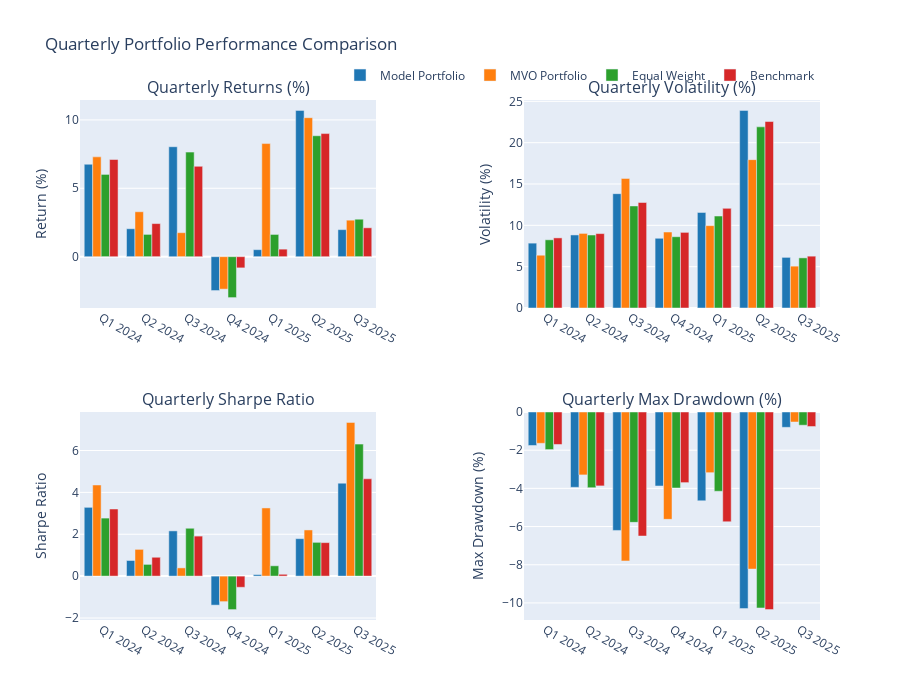

The cell this chart's notebook holds for it:
### Code cell
# Plotting
fig = make_subplots(
    rows=2, cols=2,
    subplot_titles=('Quarterly Returns (%)', 'Quarterly Volatility (%)', 
                   'Quarterly Sharpe Ratio', 'Quarterly Max Drawdown (%)'),
    vertical_spacing=0.2,
    horizontal_spacing=0.2
)

colors = ['#1f77b4', '#ff7f0e', '#2ca02c', '#d62728']
quarters = list(quarterly_comparison['Total Return (%)'].index)

# Plot quarterly returns
for i, portfolio in enumerate(portfolios.keys()):
    fig.add_trace(
        go.Bar(
            x=quarters,
            y=quarterly_comparison['Total Return (%)'][portfolio],
            name=portfolio,
            marker_color=colors[i],
            showlegend=True
        ),
        row=1, col=1
    )

for i, portfolio in enumerate(portfolios.keys()):
    fig.add_trace(
        go.Bar(
            x=quarters,
            y=quarterly_comparison['Volatility (%)'][portfolio],
            name=portfolio,
            marker_color=colors[i],
            showlegend=False
        ),
        row=1, col=2
    )

for i, portfolio in enumerate(portfolios.keys()):
    fig.add_trace(
        go.Bar(
            x=quarters,
            y=quarterly_comparison['Sharpe Ratio'][portfolio],
            name=portfolio,
            marker_color=colors[i],
            showlegend=False
        ),
        row=2, col=1
    )

for i, portfolio in enumerate(portfolios.keys()):
    fig.add_trace(
        go.Bar(
            x=quarters,
            y=quarterly_comparison['Max Drawdown (%)'][portfolio],
            name=portfolio,
            marker_color=colors[i],
            showlegend=False
        ),
        row=2, col=2
    )

fig.update_layout(
    title='Quarterly Portfolio Performance Comparison',
    height=700,
    showlegend=True,
    legend=dict(
        orientation="h",
        yanchor="bottom",
        y=1.02,
        xanchor="right",
        x=1
    )
)

# Update axes labels
fig.update_yaxes(title_text="Return (%)", row=1, col=1)
fig.update_yaxes(title_text="Volatility (%)", row=1, col=2)
fig.update_yaxes(title_text="Sharpe Ratio", row=2, col=1)
fig.update_yaxes(title_text="Max Drawdown (%)", row=2, col=2)

fig.show()

# Summary Statistics by Quarter
print("\n" + "="*60)
print("QUARTERLY PERFORMANCE SUMMARY")
print("="*60)

for quarter in quarters:
    print(f"\n{quarter}:")
    print("-" * 20)
    
    # Best performing portfolio this quarter
    quarter_returns = quarterly_comparison['Total Return (%)'].loc[quarter]
    best_return = quarter_returns.idxmax()
    print(f"Best Return: {best_return} ({quarter_returns[best_return]:.2f}%)")
    
    # Best Sharpe ratio this quarter
    quarter_sharpe = quarterly_comparison['Sharpe Ratio'].loc[quarter].dropna()
    if not quarter_sharpe.empty:
        best_sharpe = quarter_sharpe.idxmax()
        print(f"Best Sharpe: {best_sharpe} ({quarter_sharpe[best_sharpe]:.3f})")
    
    # Lowest volatility this quarter
    quarter_vol = quarterly_comparison['Volatility (%)'].loc[quarter].dropna()
    if not quarter_vol.empty:
        lowest_vol = quarter_vol.idxmin()
        print(f"Lowest Vol: {lowest_vol} ({quarter_vol[lowest_vol]:.2f}%)")

# Ranking Analysis
print("\n" + "="*60)
print("PORTFOLIO RANKINGS BY QUARTER")
print("="*60)

ranking_df = pd.DataFrame(index=quarters, columns=portfolios.keys())

for quarter in quarters:
    # Rank by quarterly returns (1 = best)
    quarter_returns = quarterly_comparison['Total Return (%)'].loc[quarter]
    ranks = quarter_returns.rank(ascending=False, method='min')
    ranking_df.loc[quarter] = ranks

print("\nRanking by Quarterly Returns (1=Best, 4=Worst):")
print(ranking_df.astype(int))

# Average ranking
avg_ranking = ranking_df.mean().sort_values()
print(f"\nAverage Ranking Across All Quarters:")
print("-" * 40)
for portfolio, avg_rank in avg_ranking.items():
    print(f"{portfolio}: {avg_rank:.2f}")

# Win rate analysis
print(f"\nQuarterly Win Rate (% of quarters ranked #1):")
print("-" * 45)
for portfolio in portfolios.keys():
    win_rate = (ranking_df[portfolio] == 1).sum() / len(quarters) * 100
    print(f"{portfolio}: {win_rate:.1f}%")

# Save the plot to a file
fig.write_html(f'{output_dir}/Others/{model_type}/{train_type}/QoQ_performance_{model_type}_run_{run_no}.html')
fig.write_image(f'{output_dir}/Others/{model_type}/{train_type}/QoQ_performance_{model_type}_run_{run_no}.png')

### Figure 1 — Plotly figure (JSON) as saved in the notebook; plotly's stock layout.template omitted (floating-point values rounded to 4 significant figures)
{"data": [{"marker": {"color": "#1f77b4"}, "name": "Model Portfolio", "showlegend": true, "type": "bar", "x": ["Q1 2024", "Q2 2024", "Q3 2024", "Q4 2024", "Q1 2025", "Q2 2025", "Q3 2025"], "xaxis": "x", "y": [6.758, 2.042, 8.039, -2.479, 0.511, 10.7, 1.976], "yaxis": "y"}, {"marker": {"color": "#ff7f0e"}, "name": "MVO Portfolio", "showlegend": true, "type": "bar", "x": ["Q1 2024", "Q2 2024", "Q3 2024", "Q4 2024", "Q1 2025", "Q2 2025", "Q3 2025"], "xaxis": "x", "y": [7.297, 3.284, 1.754, -2.376, 8.27, 10.16, 2.668], "yaxis": "y"}, {"marker": {"color": "#2ca02c"}, "name": "Equal Weight", "showlegend": true, "type": "bar", "x": ["Q1 2024", "Q2 2024", "Q3 2024", "Q4 2024", "Q1 2025", "Q2 2025", "Q3 2025"], "xaxis": "x", "y": [6.014, 1.628, 7.645, -2.994, 1.625, 8.841, 2.738], "yaxis": "y"}, {"marker": {"color": "#d62728"}, "name": "Benchmark", "showlegend": true, "type": "bar", "x": ["Q1 2024", "Q2 2024", "Q3 2024", "Q4 2024", "Q1 2025", "Q2 2025", "Q3 2025"], "xaxis": "x", "y": [7.104, 2.418, 6.606, -0.8207, 0.5494, 9.0, 2.11], "yaxis": "y"}, {"marker": {"color": "#1f77b4"}, "name": "Model Portfolio", "showlegend": false, "type": "bar", "x": ["Q1 2024", "Q2 2024", "Q3 2024", "Q4 2024", "Q1 2025", "Q2 2025", "Q3 2025"], "xaxis": "x2", "y": [7.847, 8.838, 13.83, 8.436, 11.56, 23.91, 6.125], "yaxis": "y2"}, {"marker": {"color": "#ff7f0e"}, "name": "MVO Portfolio", "showlegend": false, "type": "bar", "x": ["Q1 2024", "Q2 2024", "Q3 2024", "Q4 2024", "Q1 2025", "Q2 2025", "Q3 2025"], "xaxis": "x2", "y": [6.385, 9.024, 15.68, 9.192, 9.964, 17.95, 5.064], "yaxis": "y2"}, {"marker": {"color": "#2ca02c"}, "name": "Equal Weight", "showlegend": false, "type": "bar", "x": ["Q1 2024", "Q2 2024", "Q3 2024", "Q4 2024", "Q1 2025", "Q2 2025", "Q3 2025"], "xaxis": "x2", "y": [8.251, 8.83, 12.35, 8.623, 11.13, 21.92, 6.065], "yaxis": "y2"}, {"marker": {"color": "#d62728"}, "name": "Benchmark", "showlegend": false, "type": "bar", "x": ["Q1 2024", "Q2 2024", "Q3 2024", "Q4 2024", "Q1 2025", "Q2 2025", "Q3 2025"], "xaxis": "x2", "y": [8.482, 9.001, 12.76, 9.149, 12.05, 22.56, 6.272], "yaxis": "y2"}, {"marker": {"color": "#1f77b4"}, "name": "Model Portfolio", "showlegend": false, "type": "bar", "x": ["Q1 2024", "Q2 2024", "Q3 2024", "Q4 2024", "Q1 2025", "Q2 2025", "Q3 2025"], "xaxis": "x3", "y": [3.286, 0.747, 2.161, -1.385, 0.07218, 1.79, 4.441], "yaxis": "y3"}, {"marker": {"color": "#ff7f0e"}, "name": "MVO Portfolio", "showlegend": false, "type": "bar", "x": ["Q1 2024", "Q2 2024", "Q3 2024", "Q4 2024", "Q1 2025", "Q2 2025", "Q3 2025"], "xaxis": "x3", "y": [4.354, 1.278, 0.3932, -1.218, 3.257, 2.206, 7.344], "yaxis": "y3"}, {"marker": {"color": "#2ca02c"}, "name": "Equal Weight", "showlegend": false, "type": "bar", "x": ["Q1 2024", "Q2 2024", "Q3 2024", "Q4 2024", "Q1 2025", "Q2 2025", "Q3 2025"], "xaxis": "x3", "y": [2.773, 0.5603, 2.287, -1.599, 0.4937, 1.613, 6.306], "yaxis": "y3"}, {"marker": {"color": "#d62728"}, "name": "Benchmark", "showlegend": false, "type": "bar", "x": ["Q1 2024", "Q2 2024", "Q3 2024", "Q4 2024", "Q1 2025", "Q2 2025", "Q3 2025"], "xaxis": "x3", "y": [3.207, 0.9013, 1.912, -0.5336, 0.08754, 1.601, 4.649], "yaxis": "y3"}, {"marker": {"color": "#1f77b4"}, "name": "Model Portfolio", "showlegend": false, "type": "bar", "x": ["Q1 2024", "Q2 2024", "Q3 2024", "Q4 2024", "Q1 2025", "Q2 2025", "Q3 2025"], "xaxis": "x4", "y": [-1.754, -3.945, -6.203, -3.875, -4.653, -10.3, -0.803], "yaxis": "y4"}, {"marker": {"color": "#ff7f0e"}, "name": "MVO Portfolio", "showlegend": false, "type": "bar", "x": ["Q1 2024", "Q2 2024", "Q3 2024", "Q4 2024", "Q1 2025", "Q2 2025", "Q3 2025"], "xaxis": "x4", "y": [-1.64, -3.295, -7.801, -5.622, -3.178, -8.227, -0.5253], "yaxis": "y4"}, {"marker": {"color": "#2ca02c"}, "name": "Equal Weight", "showlegend": false, "type": "bar", "x": ["Q1 2024", "Q2 2024", "Q3 2024", "Q4 2024", "Q1 2025", "Q2 2025", "Q3 2025"], "xaxis": "x4", "y": [-1.967, -3.966, -5.78, -3.98, -4.152, -10.26, -0.6921], "yaxis": "y4"}, {"marker": {"color": "#d62728"}, "name": "Benchmark", "showlegend": false, "type": "bar", "x": ["Q1 2024", "Q2 2024", "Q3 2024", "Q4 2024", "Q1 2025", "Q2 2025", "Q3 2025"], "xaxis": "x4", "y": [-1.701, -3.87, -6.497, -3.699, -5.749, -10.35, -0.7609], "yaxis": "y4"}], "layout": {"annotations": [{"font": {"size": 16}, "showarrow": false, "text": "Quarterly Returns (%)", "x": 0.2, "xanchor": "center", "xref": "paper", "y": 1, "yanchor": "bottom", "yref": "paper"}, {"font": {"size": 16}, "showarrow": false, "text": "Quarterly Volatility (%)", "x": 0.8, "xanchor": "center", "xref": "paper", "y": 1, "yanchor": "bottom", "yref": "paper"}, {"font": {"size": 16}, "showarrow": false, "text": "Quarterly Sharpe Ratio", "x": 0.2, "xanchor": "center", "xref": "paper", "y": 0.4, "yanchor": "bottom", "yref": "paper"}, {"font": {"size": 16}, "showarrow": false, "text": "Quarterly Max Drawdown (%)", "x": 0.8, "xanchor": "center", "xref": "paper", "y": 0.4, "yanchor": "bottom", "yref": "paper"}], "height": 700, "legend": {"orientation": "h", "x": 1, "xanchor": "right", "y": 1.02, "yanchor": "bottom"}, "showlegend": true, "title": {"text": "Quarterly Portfolio Performance Comparison"}, "xaxis": {"anchor": "y", "domain": [0, 0.4]}, "xaxis2": {"anchor": "y2", "domain": [0.6, 1]}, "xaxis3": {"anchor": "y3", "domain": [0, 0.4]}, "xaxis4": {"anchor": "y4", "domain": [0.6, 1]}, "yaxis": {"anchor": "x", "domain": [0.6, 1], "title": {"text": "Return (%)"}}, "yaxis2": {"anchor": "x2", "domain": [0.6, 1], "title": {"text": "Volatility (%)"}}, "yaxis3": {"anchor": "x3", "domain": [0, 0.4], "title": {"text": "Sharpe Ratio"}}, "yaxis4": {"anchor": "x4", "domain": [0, 0.4], "title": {"text": "Max Drawdown (%)"}}}}
